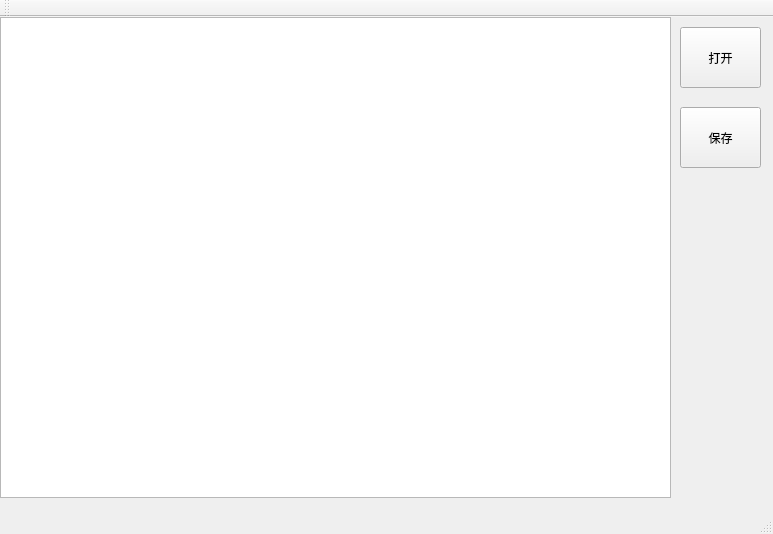
<?xml version="1.0" encoding="UTF-8"?>
<ui version="4.0">
 <class>MainWindow</class>
 <widget class="QMainWindow" name="MainWindow">
  <property name="geometry">
   <rect>
    <x>0</x>
    <y>0</y>
    <width>773</width>
    <height>534</height>
   </rect>
  </property>
  <property name="windowTitle">
   <string>MainWindow</string>
  </property>
  <widget class="QWidget" name="centralWidget">
   <widget class="QPushButton" name="openBtn">
    <property name="geometry">
     <rect>
      <x>680</x>
      <y>10</y>
      <width>81</width>
      <height>61</height>
     </rect>
    </property>
    <property name="text">
     <string>打开</string>
    </property>
   </widget>
   <widget class="QTextBrowser" name="contentBrower">
    <property name="geometry">
     <rect>
      <x>0</x>
      <y>0</y>
      <width>671</width>
      <height>481</height>
     </rect>
    </property>
   </widget>
   <widget class="QPushButton" name="saveBtn">
    <property name="geometry">
     <rect>
      <x>680</x>
      <y>90</y>
      <width>81</width>
      <height>61</height>
     </rect>
    </property>
    <property name="text">
     <string>保存</string>
    </property>
   </widget>
  </widget>
  <widget class="QMenuBar" name="menuBar">
   <property name="geometry">
    <rect>
     <x>0</x>
     <y>0</y>
     <width>773</width>
     <height>23</height>
    </rect>
   </property>
  </widget>
  <widget class="QToolBar" name="mainToolBar">
   <attribute name="toolBarArea">
    <enum>TopToolBarArea</enum>
   </attribute>
   <attribute name="toolBarBreak">
    <bool>false</bool>
   </attribute>
  </widget>
  <widget class="QStatusBar" name="statusBar"/>
 </widget>
 <layoutdefault spacing="6" margin="11"/>
 <resources/>
 <connections/>
</ui>
